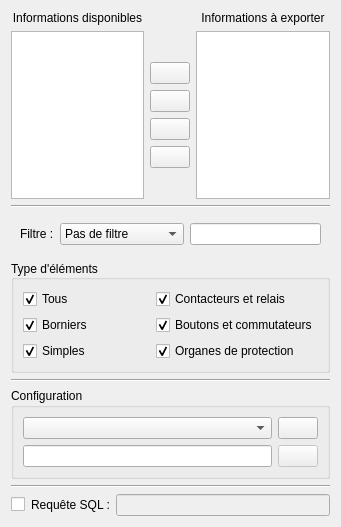
<?xml version="1.0" encoding="UTF-8"?>
<ui version="4.0">
 <class>ElementQueryWidget</class>
 <widget class="QWidget" name="ElementQueryWidget">
  <property name="geometry">
   <rect>
    <x>0</x>
    <y>0</y>
    <width>341</width>
    <height>527</height>
   </rect>
  </property>
  <property name="windowTitle">
   <string>Form</string>
  </property>
  <layout class="QVBoxLayout" name="verticalLayout">
   <item>
    <widget class="QWidget" name="m_info_widget" native="true">
     <layout class="QGridLayout" name="gridLayout">
      <property name="leftMargin">
       <number>0</number>
      </property>
      <property name="topMargin">
       <number>0</number>
      </property>
      <property name="rightMargin">
       <number>0</number>
      </property>
      <property name="bottomMargin">
       <number>0</number>
      </property>
      <item row="0" column="0">
       <widget class="QLabel" name="label_2">
        <property name="text">
         <string>Informations disponibles</string>
        </property>
        <property name="alignment">
         <set>Qt::AlignCenter</set>
        </property>
       </widget>
      </item>
      <item row="0" column="2">
       <widget class="QLabel" name="label">
        <property name="text">
         <string>Informations à exporter</string>
        </property>
        <property name="alignment">
         <set>Qt::AlignCenter</set>
        </property>
        <property name="margin">
         <number>0</number>
        </property>
       </widget>
      </item>
      <item row="1" column="0">
       <widget class="QListWidget" name="m_var_list"/>
      </item>
      <item row="1" column="2">
       <widget class="QListWidget" name="m_choosen_list"/>
      </item>
      <item row="1" column="1">
       <layout class="QVBoxLayout" name="verticalLayout_2" stretch="0,0,0,0,0,0">
        <property name="spacing">
         <number>6</number>
        </property>
        <property name="sizeConstraint">
         <enum>QLayout::SetDefaultConstraint</enum>
        </property>
        <item>
         <spacer name="verticalSpacer">
          <property name="orientation">
           <enum>Qt::Vertical</enum>
          </property>
          <property name="sizeHint" stdset="0">
           <size>
            <width>20</width>
            <height>40</height>
           </size>
          </property>
         </spacer>
        </item>
        <item>
         <widget class="QPushButton" name="m_up_pb">
          <property name="toolTip">
           <string>Monter la sélection</string>
          </property>
          <property name="text">
           <string/>
          </property>
          <property name="icon">
           <iconset resource="../../../qelectrotech.qrc">
            <normaloff>:/ico/16x16/go-up.png</normaloff>:/ico/16x16/go-up.png</iconset>
          </property>
          <property name="checkable">
           <bool>false</bool>
          </property>
         </widget>
        </item>
        <item>
         <widget class="QPushButton" name="m_add_pb">
          <property name="toolTip">
           <string>Ajouter la sélection</string>
          </property>
          <property name="text">
           <string/>
          </property>
          <property name="icon">
           <iconset resource="../../../qelectrotech.qrc">
            <normaloff>:/ico/16x16/list-add.png</normaloff>:/ico/16x16/list-add.png</iconset>
          </property>
         </widget>
        </item>
        <item>
         <widget class="QPushButton" name="m_remove_pb">
          <property name="toolTip">
           <string>Supprimer la sélection</string>
          </property>
          <property name="text">
           <string/>
          </property>
          <property name="icon">
           <iconset resource="../../../qelectrotech.qrc">
            <normaloff>:/ico/16x16/list-remove.png</normaloff>:/ico/16x16/list-remove.png</iconset>
          </property>
         </widget>
        </item>
        <item>
         <widget class="QPushButton" name="m_down_pb">
          <property name="toolTip">
           <string>Descendre la sélection</string>
          </property>
          <property name="text">
           <string/>
          </property>
          <property name="icon">
           <iconset resource="../../../qelectrotech.qrc">
            <normaloff>:/ico/16x16/go-down.png</normaloff>:/ico/16x16/go-down.png</iconset>
          </property>
         </widget>
        </item>
        <item>
         <spacer name="verticalSpacer_2">
          <property name="orientation">
           <enum>Qt::Vertical</enum>
          </property>
          <property name="sizeHint" stdset="0">
           <size>
            <width>20</width>
            <height>40</height>
           </size>
          </property>
         </spacer>
        </item>
       </layout>
      </item>
     </layout>
    </widget>
   </item>
   <item>
    <widget class="Line" name="line">
     <property name="orientation">
      <enum>Qt::Horizontal</enum>
     </property>
    </widget>
   </item>
   <item>
    <widget class="QWidget" name="widget" native="true">
     <layout class="QGridLayout" name="gridLayout_3">
      <item row="1" column="1">
       <widget class="QComboBox" name="m_filter_type_cb">
        <item>
         <property name="text">
          <string>Pas de filtre</string>
         </property>
        </item>
        <item>
         <property name="text">
          <string>N'est pas vide</string>
         </property>
        </item>
        <item>
         <property name="text">
          <string>Est vide</string>
         </property>
        </item>
        <item>
         <property name="text">
          <string>Contient</string>
         </property>
        </item>
        <item>
         <property name="text">
          <string>Ne contient pas</string>
         </property>
        </item>
        <item>
         <property name="text">
          <string>Est égal à</string>
         </property>
        </item>
        <item>
         <property name="text">
          <string>N'est pas égale à</string>
         </property>
        </item>
       </widget>
      </item>
      <item row="1" column="2">
       <widget class="QLineEdit" name="m_filter_le"/>
      </item>
      <item row="1" column="0">
       <widget class="QLabel" name="label_4">
        <property name="text">
         <string>Filtre :</string>
        </property>
       </widget>
      </item>
     </layout>
    </widget>
   </item>
   <item>
    <widget class="QWidget" name="m_parametre_widget" native="true">
     <layout class="QHBoxLayout" name="horizontalLayout_3">
      <property name="leftMargin">
       <number>0</number>
      </property>
      <property name="topMargin">
       <number>0</number>
      </property>
      <property name="rightMargin">
       <number>0</number>
      </property>
      <property name="bottomMargin">
       <number>0</number>
      </property>
      <item>
       <widget class="QGroupBox" name="groupBox_3">
        <property name="title">
         <string>Type d'éléments</string>
        </property>
        <property name="alignment">
         <set>Qt::AlignLeading|Qt::AlignLeft|Qt::AlignVCenter</set>
        </property>
        <layout class="QGridLayout" name="gridLayout_4">
         <item row="4" column="0">
          <widget class="QCheckBox" name="m_simple_cb">
           <property name="text">
            <string>Simples</string>
           </property>
           <property name="checked">
            <bool>true</bool>
           </property>
          </widget>
         </item>
         <item row="0" column="0">
          <widget class="QCheckBox" name="m_all_cb">
           <property name="text">
            <string>Tous</string>
           </property>
           <property name="checked">
            <bool>true</bool>
           </property>
          </widget>
         </item>
         <item row="0" column="1">
          <widget class="QCheckBox" name="m_coil_cb">
           <property name="text">
            <string>Contacteurs et relais</string>
           </property>
           <property name="checked">
            <bool>true</bool>
           </property>
          </widget>
         </item>
         <item row="1" column="1">
          <widget class="QCheckBox" name="m_button_cb">
           <property name="text">
            <string>Boutons et commutateurs</string>
           </property>
           <property name="checked">
            <bool>true</bool>
           </property>
          </widget>
         </item>
         <item row="1" column="0">
          <widget class="QCheckBox" name="m_terminal_cb">
           <property name="text">
            <string>Borniers</string>
           </property>
           <property name="checked">
            <bool>true</bool>
           </property>
          </widget>
         </item>
         <item row="4" column="1">
          <widget class="QCheckBox" name="m_protection_cb">
           <property name="text">
            <string>Organes de protection</string>
           </property>
           <property name="checked">
            <bool>true</bool>
           </property>
          </widget>
         </item>
        </layout>
       </widget>
      </item>
     </layout>
    </widget>
   </item>
   <item>
    <widget class="Line" name="line_4">
     <property name="orientation">
      <enum>Qt::Horizontal</enum>
     </property>
    </widget>
   </item>
   <item>
    <widget class="QGroupBox" name="groupBox">
     <property name="title">
      <string>Configuration</string>
     </property>
     <layout class="QGridLayout" name="gridLayout_2">
      <item row="0" column="1">
       <widget class="QPushButton" name="m_load_pb">
        <property name="enabled">
         <bool>true</bool>
        </property>
        <property name="toolTip">
         <string>Ouvrir la configuration sélectionné</string>
        </property>
        <property name="text">
         <string/>
        </property>
        <property name="icon">
         <iconset resource="../../../qelectrotech.qrc">
          <normaloff>:/ico/16x16/folder-open.png</normaloff>:/ico/16x16/folder-open.png</iconset>
        </property>
       </widget>
      </item>
      <item row="0" column="0">
       <widget class="QComboBox" name="m_conf_cb">
        <property name="editable">
         <bool>false</bool>
        </property>
       </widget>
      </item>
      <item row="1" column="0">
       <widget class="QLineEdit" name="m_save_name_le"/>
      </item>
      <item row="1" column="1">
       <widget class="QPushButton" name="m_save_current_conf_pb">
        <property name="enabled">
         <bool>false</bool>
        </property>
        <property name="toolTip">
         <string>Sauvegarder la configuration actuelle</string>
        </property>
        <property name="text">
         <string/>
        </property>
        <property name="icon">
         <iconset resource="../../../qelectrotech.qrc">
          <normaloff>:/ico/16x16/document-save.png</normaloff>:/ico/16x16/document-save.png</iconset>
        </property>
        <property name="flat">
         <bool>false</bool>
        </property>
       </widget>
      </item>
     </layout>
    </widget>
   </item>
   <item>
    <widget class="Line" name="line_3">
     <property name="frameShadow">
      <enum>QFrame::Sunken</enum>
     </property>
     <property name="orientation">
      <enum>Qt::Horizontal</enum>
     </property>
    </widget>
   </item>
   <item>
    <layout class="QHBoxLayout" name="horizontalLayout">
     <item>
      <widget class="QCheckBox" name="m_edit_sql_query_cb">
       <property name="toolTip">
        <string>Requête SQL personnalisée</string>
       </property>
       <property name="text">
        <string/>
       </property>
      </widget>
     </item>
     <item>
      <widget class="QLabel" name="label_3">
       <property name="text">
        <string>Requête SQL :</string>
       </property>
      </widget>
     </item>
     <item>
      <widget class="QLineEdit" name="m_sql_query">
       <property name="enabled">
        <bool>false</bool>
       </property>
      </widget>
     </item>
    </layout>
   </item>
  </layout>
 </widget>
 <resources>
  <include location="../../../qelectrotech.qrc"/>
 </resources>
 <connections/>
</ui>
